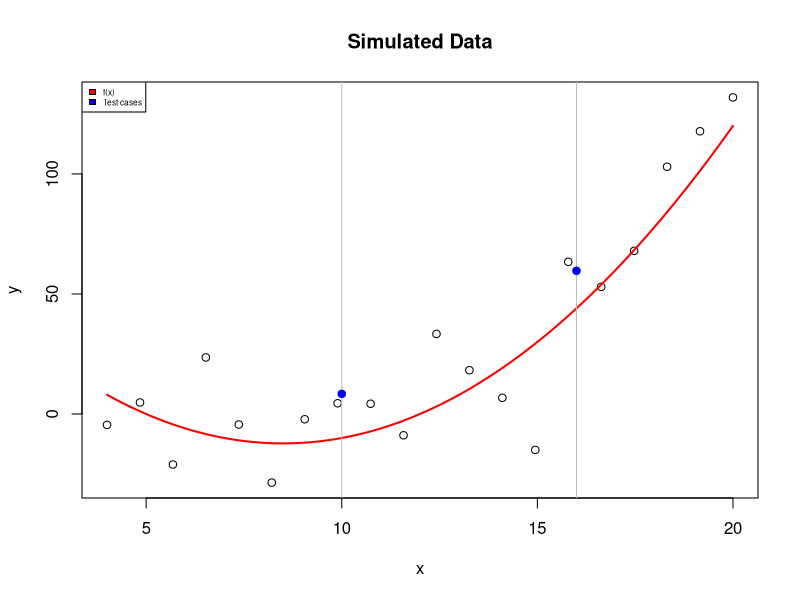
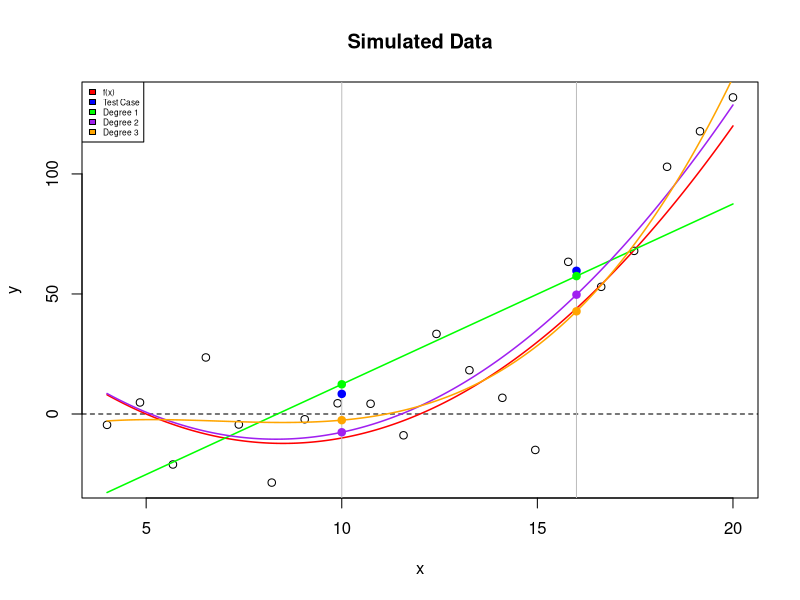
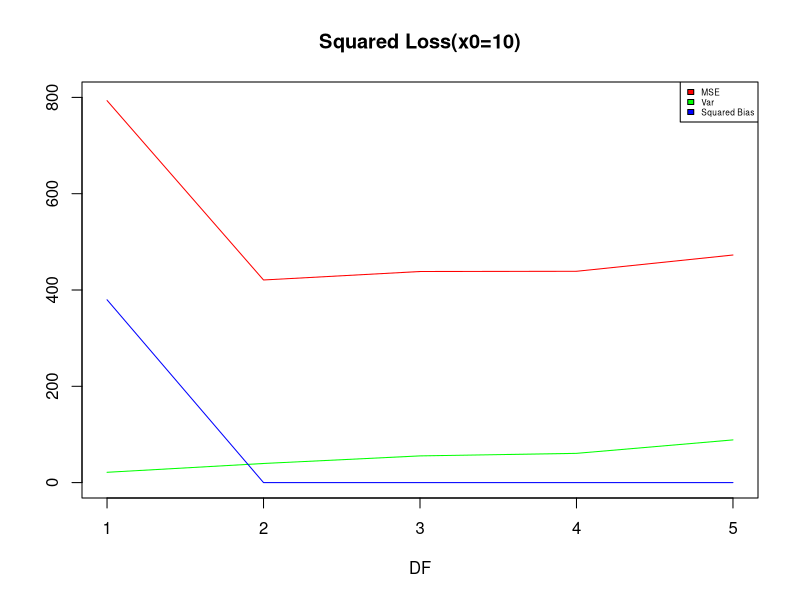
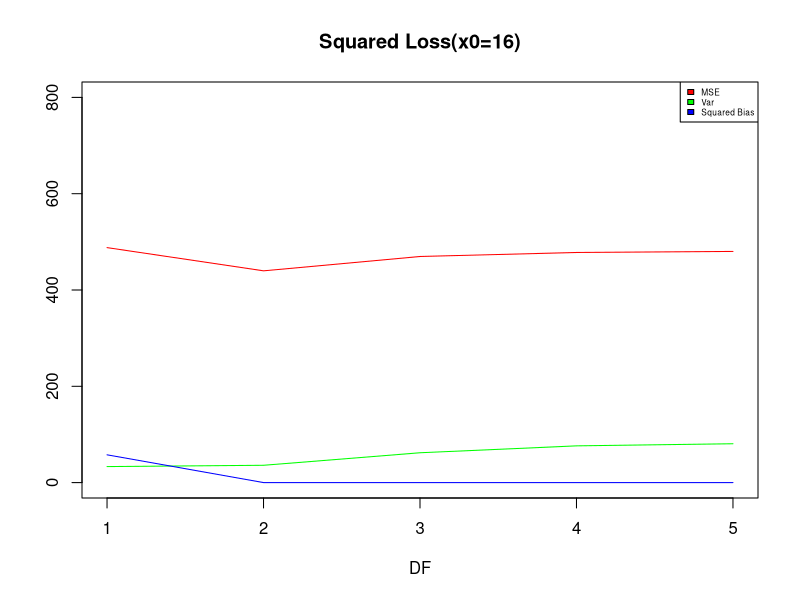

Recreate these plots in R, in order.
## ---- chunk 1
true.f <- function(x) {
  f.out <- (x-5)*(x-12)
  return(f.out)
}
true.f(16)
## ---- chunk 2
sim.training <- function(x.test=c(16)
                         ) {
  # Hard-coded sample size and standard deviation 
  n <- 20
  sd.error <- 20
  
  # Training x vector
  x <- seq(4,20,length=n)
  
  # Simulate training Y based on f(x) and normal error
  y <- true.f(x)+rnorm(n,sd=sd.error)
  
  # Simulate test case 
  y.test <- true.f(x.test)+rnorm(length(x.test),sd=sd.error)
  
  # Return a list of two entries: 
    # 1) the dataframe data.train
    # 2) test respone vector y_0
  return(list(data.train=data.frame(x=x,y=y),
              y.test=y.test))
}
## ---- chunk 3
# Simulate data
set.seed(1)
x.test <- c(10,16)
sim.data.train <- sim.training(x.test=x.test)
head(sim.data.train$data.train,4)
sim.data.train$y.test

# Plot simulated data
x.plot <- seq(4,20,by=.01)
x <- sim.data.train$data.train$x
y <- sim.data.train$data.train$y
plot(x,y,main="Simulated Data")

# Plot f(x)
lines(x.plot,true.f(x.plot),lwd=2,col="red")

# Plot test cases
y.test <- sim.data.train$y.test
abline(v=x.test,col="grey")
points(x.test,y.test,pch=20,cex=1.5,col="blue")

# Legend
legend("topleft",legend=c("f(x)","Test cases"),fill=c("red","blue"),cex=.5)
## ---- chunk 4
predict.test.case <- function(degree,
                              data,
                              x.test) {

  # Train model 
  model <- lm(y~poly(x,degree=degree),data=data)
  # Predict test cases
  y.test.hat <- predict(model,newdata=data.frame(x=x.test))
  # Return y test case
  return(y.test.hat)
}
## ---- chunk 5
x.plot <- seq(4,20,by=.01)
x.test <- c(10,16)
# Predict for degree=1
y.pred.1 <- predict.test.case(degree=1,
                              data=sim.data.train$data.train,
                              x.test=x.test) 
y.plot.1 <- predict.test.case(degree=1,
                              data=sim.data.train$data.train,
                              x.test=x.plot) 
# Predict for degree=2
y.pred.2 <- predict.test.case(degree=2,
                              data=sim.data.train$data.train,
                              x.test=x.test) 
y.plot.2 <- predict.test.case(degree=2,
                              data=sim.data.train$data.train,
                              x.test=x.plot)
# Predict for degree=3
y.pred.3 <- predict.test.case(degree=3,
                              data=sim.data.train$data.train,
                              x.test=x.test) 
y.plot.3 <- predict.test.case(degree=3,
                              data=sim.data.train$data.train,
                              x.test=x.plot) 

# Plot simulated data
x <- sim.data.train$data.train$x
y <- sim.data.train$data.train$y
plot(x,y,main="Simulated Data")
abline(h=0,lty=2)

# Plot f(x)
lines(x.plot,true.f(x.plot),lwd=1.5,col="red")

# Plot the estimated curves
lines(x.plot,y.plot.1,lwd=1.5,col="green")
lines(x.plot,y.plot.2,lwd=1.5,col="purple")
lines(x.plot,y.plot.3,lwd=1.5,col="orange")

# Plot test cases
y.test <- sim.data.train$y.test
abline(v=x.test,col="grey")
points(x.test,y.test,pch=20,cex=1.5,col="blue")

# Plot estimated test cases
points(x.test,y.pred.1,pch=20,cex=1.5,col="green")
points(x.test,y.pred.2,pch=20,cex=1.5,col="purple")
points(x.test,y.pred.3,pch=20,cex=1.5,col="orange")

# Legend
legend("topleft",
       legend=c("f(x)","Test Case","Degree 1","Degree 2","Degree 3"),
       fill=c("red","blue","green","purple","orange"),
       cex=.5)
## ---- chunk 6
poly.predict <- function(degree.vec,
                          data,
                          x.test) {
  
  # Vectorize predict.test.case()
  pred <- sapply(degree.vec,
                 predict.test.case,
                 data=data,
                 x.test=x.test)
  
  # Name rows and columns
  rownames(pred)  <- paste("TestCase",1:length(x.test),sep="")
  colnames(pred)  <- paste("D",degree.vec,sep="")
  # Return
  return(pred)
}

# Test function poly.predict()
x.test <- c(10,16)  
poly.predict(degree.vec=1:4,
             data=sim.data.train$data.train,
             x.test=x.test)
## ---- chunk 7
# Solution goes here -----------
set.seed(1)
x.test <- c(10,16)
sim.data.train <- sim.training(x.test=x.test)

mat.pred.1<-matrix(NA,5,1000)
mat.pred.2<-matrix(NA,5,1000)
y.test.mat<-matrix(NA,2,1000)

for(i in 1:1000){
sim.data.train <- sim.training(x.test=x.test)
a<-poly.predict(degree.vec=1:5,
             data=sim.data.train$data.train,
             x.test=x.test)
a<-t(a)
mat.pred.1[,i]<-a[,1]
mat.pred.2[,i]<-a[,2]
y.test.mat[,i]<-sim.data.train$y.test}
rownames(mat.pred.1)<-paste("DF=",1:5,sep="")
rownames(mat.pred.2)<-paste("DF=",1:5,sep="")
rownames(y.test.mat)<-c("x0=10","x0=16")
print(c("mat.pred.1"))
print(mat.pred.1[,1:3])
print(c("mat.pred.2"))
print(mat.pred.2[,1:3])
print(c("y.test.mat"))
print(y.test.mat[,1:3])


## ---- chunk 8
# Solution goes here -----------
#MSE
SE1<-matrix(NA,5,1000)
SE2<-matrix(NA,5,1000)
for(j in 1:5){
SE1[j,]<-(mat.pred.1[j,]-y.test.mat[1,])^2
SE2[j,]<-(mat.pred.2[j,]-y.test.mat[2,])^2
}
MSE1<-rowMeans(SE1)
MSE2<-rowMeans(SE2)
#variance
Var1<-apply(mat.pred.1,1,var)
Var2<-apply(mat.pred.2,1,var)
#Squared bias
Ef1<-apply(mat.pred.1, 1, mean)
Ef2<-apply(mat.pred.2, 1, mean)
SB1<-(Ef1-rep(true.f(10),5))^2
SB2<-(Ef2-rep(true.f(16),5))^2
#display
names(MSE1)<-paste("DF=",1:5,sep="")
names(MSE2)<-paste("DF=",1:5,sep="")
names(Var1)<-paste("DF=",1:5,sep="")
names(Var2)<-paste("DF=",1:5,sep="")
names(SB1)<-paste("DF=",1:5,sep="")
names(SB2)<-paste("DF=",1:5,sep="")
print(c("MSE(x0=10):"))
print(MSE1)
print(c("MSE(x0=16):"))
print(MSE2)
print(c("Var(x0=10):"))
print(Var1)
print(c("Var(x0=16):"))
print(Var2)
print(c("Squared Bias(x0=10):"))
print(SB1)
print(c("Squared Bias(x0=16):"))
print(SB2)
## ---- chunk 9
# Solution goes here -----------
DF<-c(1:5)
plot(DF,MSE1,main = "Squared Loss(x0=10)",type = "l", col = "red",ylim = c(0,800),ylab = NA)
lines(DF,Var1,type = "l",col="green")
lines(DF,SB1,type = "l",col="blue")
legend("topright",
       legend=c("MSE","Var","Squared Bias"),
       fill=c("red","green","blue"),
       cex=.5)
DF<-c(1:5)
plot(DF,MSE2,main = "Squared Loss(x0=16)",type = "l", col = "red",ylim = c(0,800),ylab = NA)
lines(DF,Var2,type = "l",col="green")
lines(DF,SB2,type = "l",col="blue")
legend("topright",
       legend=c("MSE","Var","Squared Bias"),
       fill=c("red","green","blue"),
       cex=.5)
